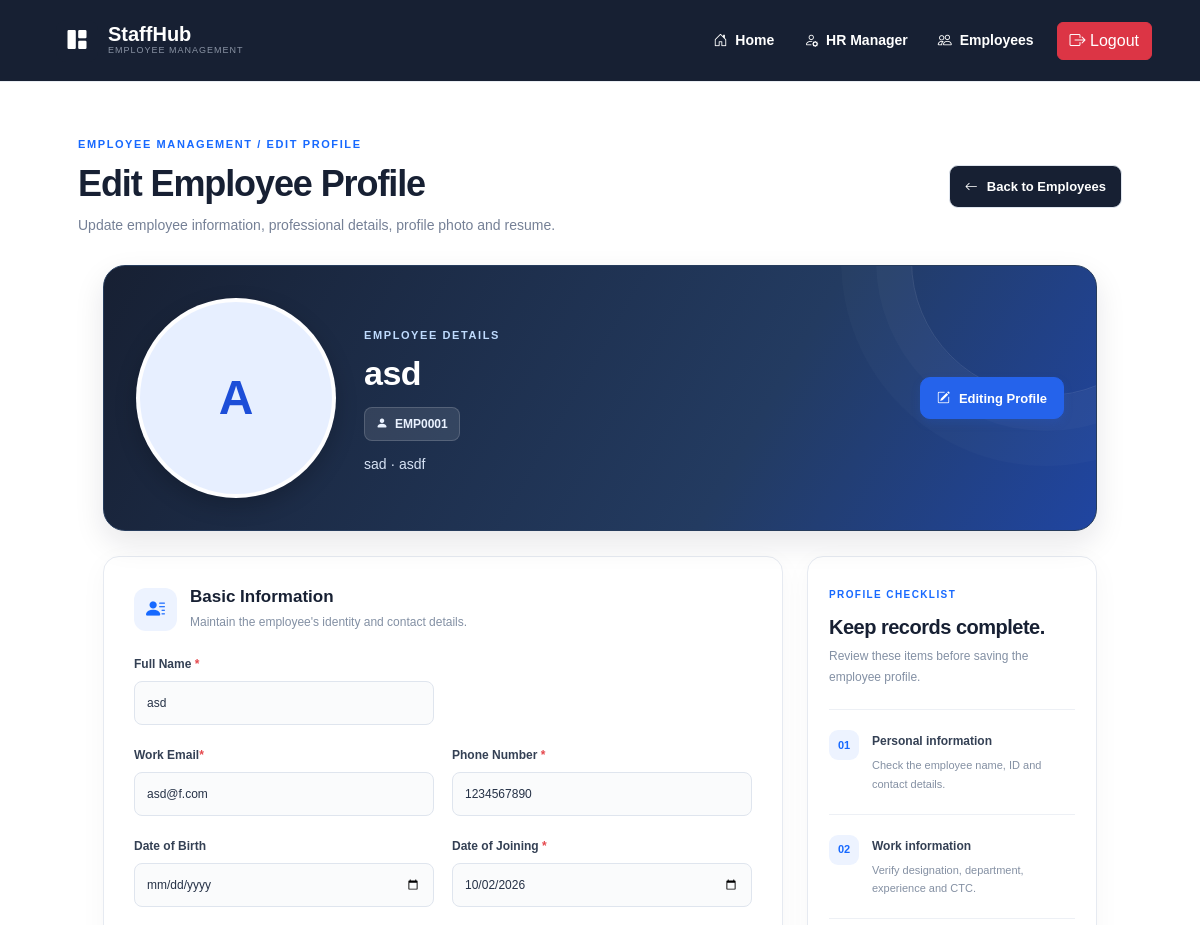
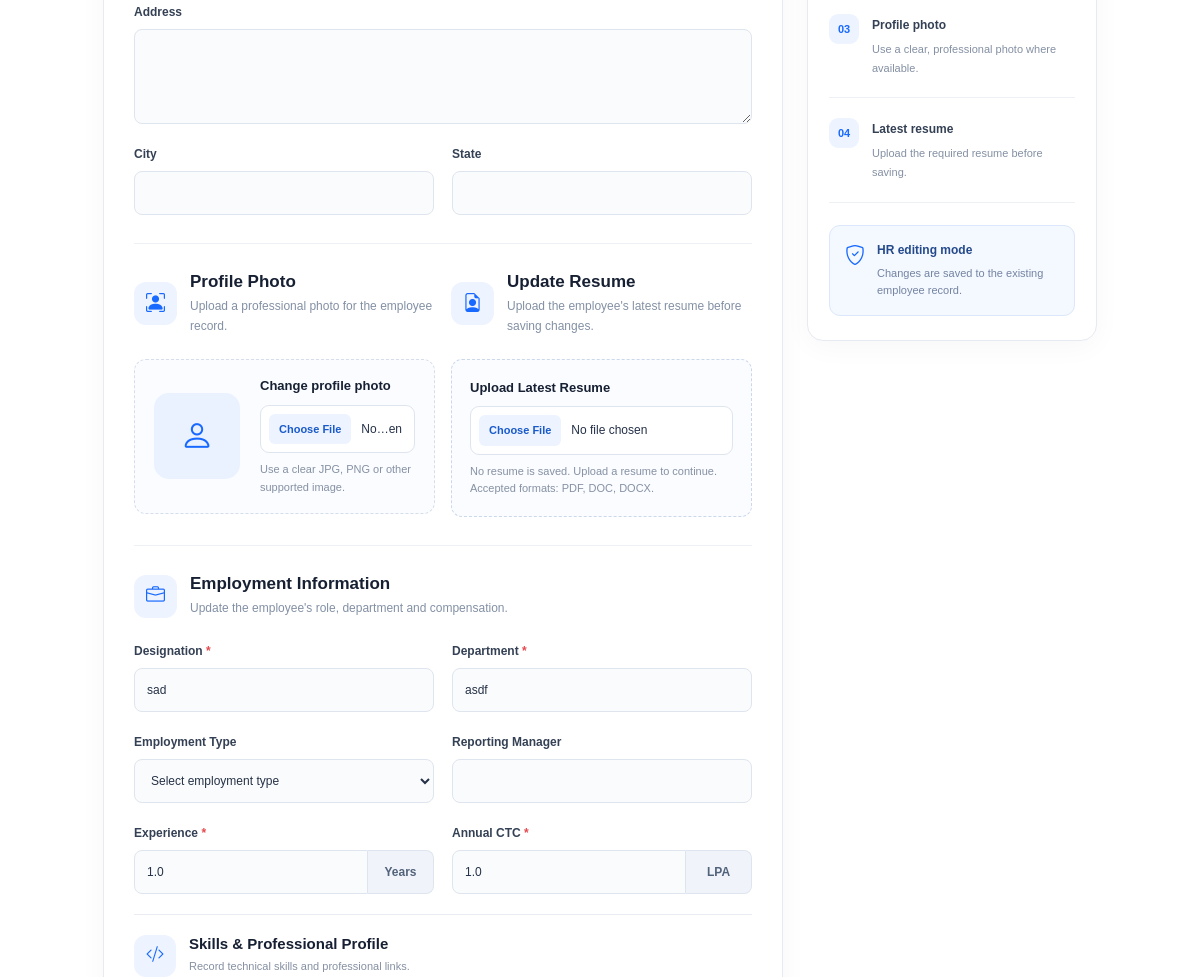
Before: /empupdate/19/ (signed in, upper part) with the older database file (2 pictures, top to bottom).
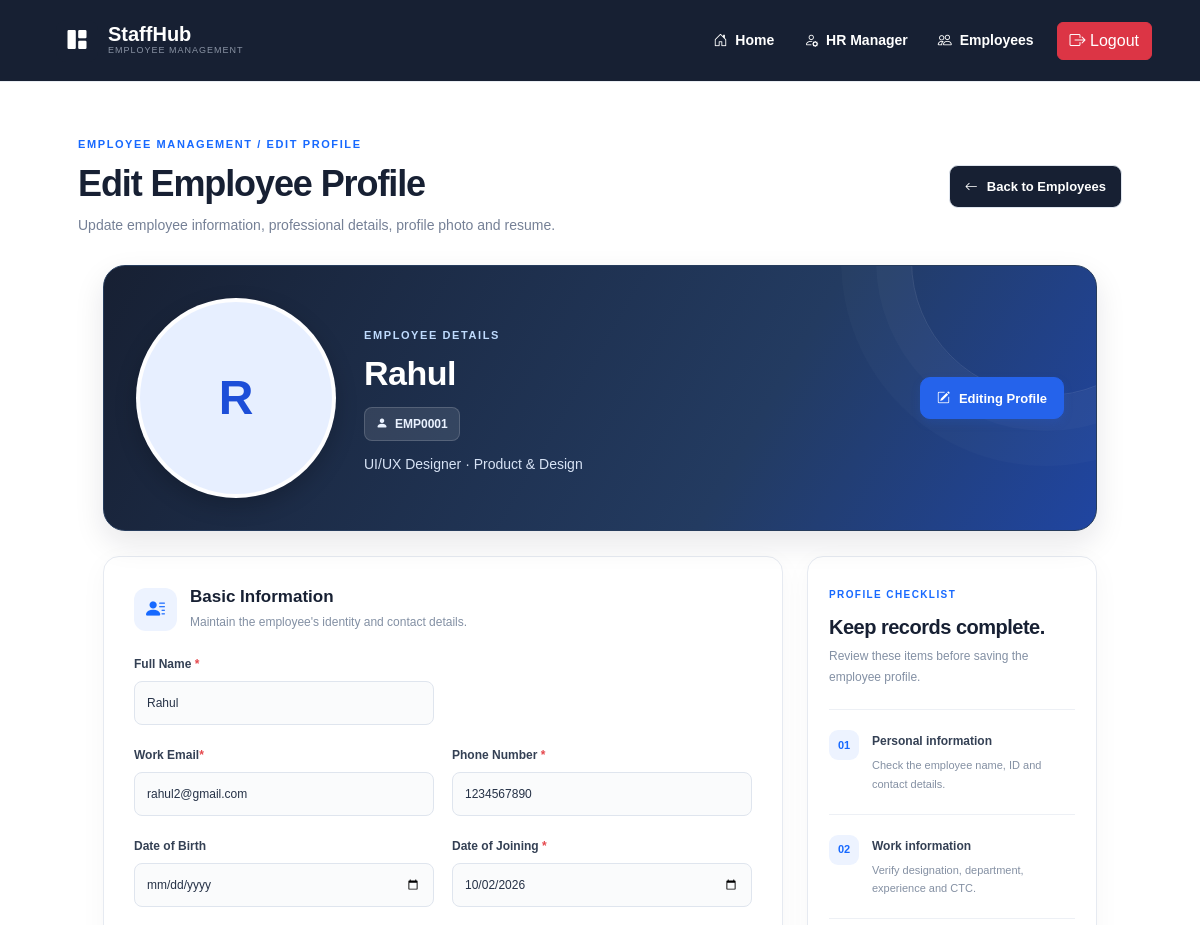
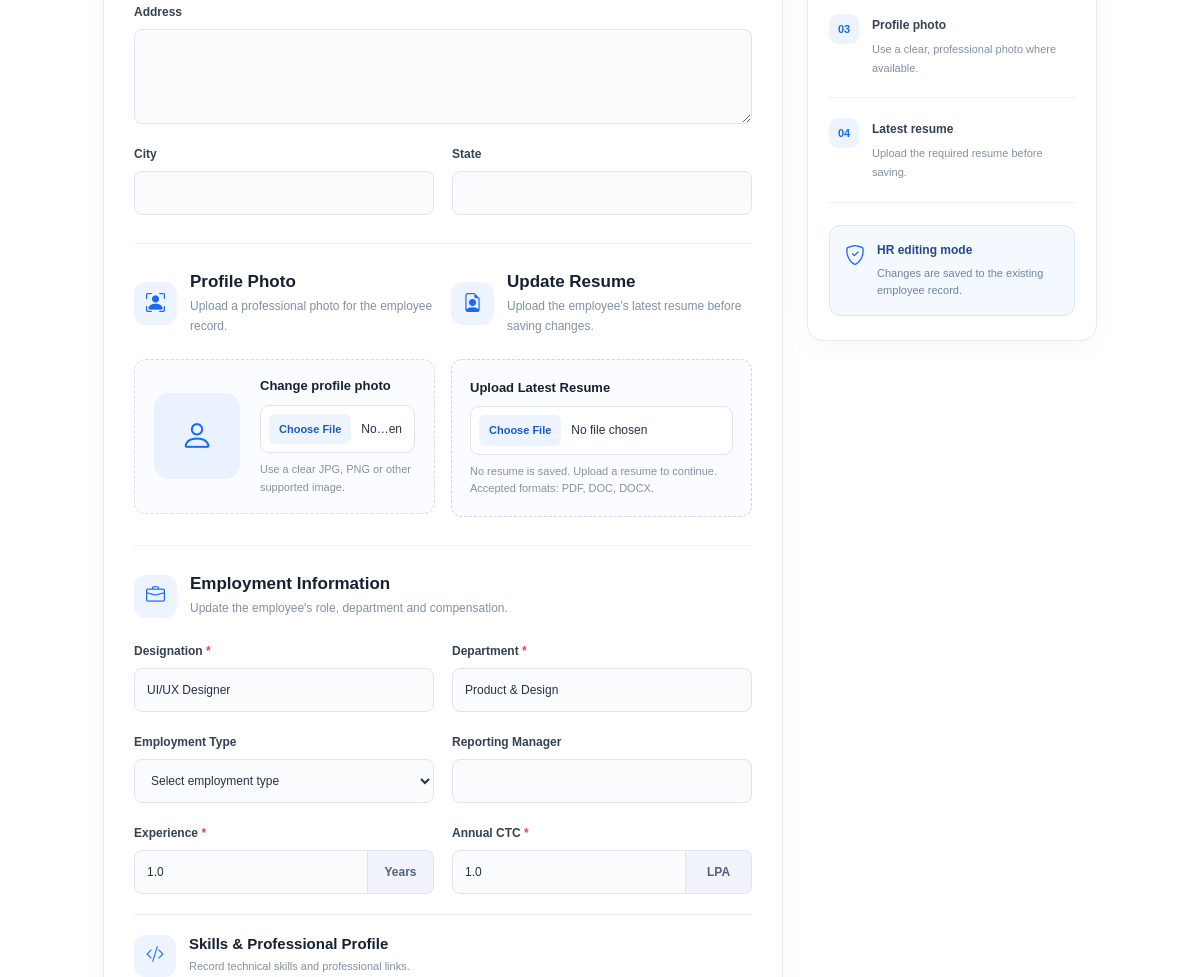
After: the same page with the newer database file (2 pictures, top to bottom).
### empmngt/models.py (models this page shows, shortened)
class Employee(models.Model):
    Name = models.CharField(max_length=100)
    Emp_ID = models.CharField(
        max_length=20,
        unique=True,
        blank=True
    )
    Date_of_Joining = models.DateField()
    Designation = models.CharField(max_length=100)
    Department = models.CharField(max_length=100)
    Annual_CTC = models.FloatField()
    Experience = models.FloatField()
    Profile_Photo = models.ImageField(
        upload_to="employee_photos/",
        blank=True,
        null=True
    )
    Email = models.EmailField(blank=True)
    Phone = models.CharField(max_length=20, blank=True)
    Date_of_Birth = models.DateField(blank=True, null=True)
    Address = models.TextField(blank=True)
    City = models.CharField(max_length=100, blank=True)
    State = models.CharField(max_length=100, blank=True)
    Employment_Type = models.CharField(
        max_length=30,
        choices=[
            ("Full-time", "Full-time"),
            ("Part-time", "Part-time"),
            ("Contract", "Contract"),
            ("Intern", "Intern"),
        ],
        blank=True
    )
    Skills = models.TextField(blank=True)
    LinkedIn = models.URLField(blank=True)
    Reporting_Manager = models.CharField(max_length=100, blank=True)
    Resume = models.FileField(
        upload_to="employee_resumes/",
        blank=True,
        null=True
    )

### empmngt/views.py (the view)
# urls.py: path('empupdate/<int:id>/',views.updateview, name='updateview'),
@login_required
def updateview(request, id):
    data = get_object_or_404(Employee, id=id)
    if request.method == "POST":
        form = EmployeeForm(
            request.POST,
            request.FILES,
            instance=data
        )
        if form.is_valid():
            form.save()
            messages.success(
                request,
                "Employee profile updated successfully!"
            )
            return redirect("viewemp")
    else:
        form = EmployeeForm(instance=data)
    return render(
        request,
        "empmngt/empupdate.html",
        {"d": data, "form": form}
    )

### empmngt/middle.py (called while the page is built)
    def __call__(self, request):
        response = self.get_response(request)
        if response.status_code == 404:
            return render(request, 'empmngt/technical_issue.html', status=404)
        return response

### templates/empmngt/empupdate.html (shortened to what the changed rows need)
{% extends "empmngt/navbar.html" %}
{% block nav_block %}
<div class="employee-update-page">
    <div class="employee-update-header">
        <div>
            <h1>Edit Employee Profile</h1>
        </div>
    </div>
    <form method="POST" enctype="multipart/form-data">
    <section class="profile-hero">
        <div class="profile-avatar">
            {% if d.Profile_Photo %}
                <img src="{{ d.Profile_Photo.url }}"
                     alt="{{ d.Name }} profile photo">
            {% else %}
                <div class="profile-avatar-initial">
                    {{ d.Name|first|upper }}
                </div>
            {% endif %}
        </div>
        <div class="profile-hero-content">
            <span class="profile-hero-label">EMPLOYEE DETAILS</span>
            <h2>{{ d.Name }}</h2>
            <span class="profile-id">
                <i class="bi bi-person-fill"></i>
                {{ d.Emp_ID }}
            </span>
            <p>
                {{ d.Designation }}
                {% if d.Department %} · {{ d.Department }}{% endif %}
            </p>
        </div>
    </section>
        <div class="employee-update-layout">
            <div class="employee-update-card">
                <div class="employee-section-heading">
                    <div>
                        <h2>Basic Information</h2>
                    </div>
                </div>
                <div class="employee-update-fields">
                    <div class="employee-field">
                        <label for="Name">Full Name <span>*</span></label>
                        <input type="text" id="Name" name="Name"
                               value="{{ d.Name }}" class="employee-input" required>
                    </div>
                    <br>
                    <div class="employee-field">
                        <label for="Email">Work Email<span>*</span></label>
                        <input type="email" id="Email" name="Email"
                               value="{{ d.Email|default_if_none:'' }}"
                               class="employee-input" required>
                    </div>
                    <div class="employee-field">
                        <label for="Phone">Phone Number <span>*</span></label>
                        <input
                            type="tel" id="Phone" name="Phone"
                            value="{{ form.Phone.value|default_if_none:'' }}"
                            class="employee-input {% if form.Phone.errors %}is-invalid{% endif %}"
                            inputmode="numeric" maxlength="10" required>
                    </div>
                    <div class="employee-field">
                        <label for="Date_of_Joining">Date of Joining <span>*</span></label>
                        <input type="date" id="Date_of_Joining" name="Date_of_Joining"
                               value="{{ d.Date_of_Joining|date:'Y-m-d' }}"
                               class="employee-input" required>
                    </div>
                </div>
            <div class='d-flex gap-3'>
                <div class='w-50'>
                    <div class="employee-section-heading">
                        <div>
                            <h2>Profile Photo</h2>
                        </div>
                    </div>
                </div>
                <div class='w-50'>
                    <div class="employee-section-heading">
                        <div>
                            <h2>Update Resume</h2>
                        </div>
                    </div>
                </div>
            </div>
                <div class="employee-section-heading">
                    <div>
                        <h2>Employment Information</h2>
                    </div>
                </div>
                <div class="employee-update-fields">
                    <div class="employee-field">
                        <label for="Designation">Designation <span>*</span></label>
                        <input type="text" id="Designation" name="Designation"
                               value="{{ d.Designation }}" class="employee-input" required>
                    </div>
                    <div class="employee-field">
                        <label for="Department">Department <span>*</span></label>
                        <input type="text" id="Department" name="Department"
                               value="{{ d.Department }}" class="employee-input" required>
                    </div>
                    <div class="employee-field">
                        <div class='input-suffix-group'>
                        <input type="number" id="Experience" name="Experience"
                               value="{{ d.Experience }}" min="0" step="0.1"
                               class="employee-input" required><span class="input-suffix">Years</span>
                        </div>
                    </div>
                    <div class="employee-field">
                        <div class='input-suffix-group'>
                        <input type="number" id="Annual_CTC" name="Annual_CTC"
                               value="{{ d.Annual_CTC }}" min="0" step="0.01"
                               class="employee-input" required><span class="input-suffix">LPA</span>
                        </div>
                    </div>
                </div>
            </div>
        </div>
    </form>
</div>
{% endblock %}

Changed rows visible on the page:
changed Employee "EMP0001": Name|first "A" → "R"; Name "asd" → "Rahul"; Designation "sad" → "UI/UX Designer"; Department "asdf" → "Product & Design"; Email "asd@f.com" → "rahul2@gmail.com"
